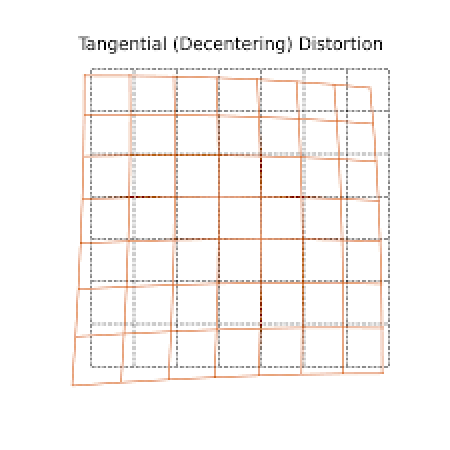
#> input picture visulization_data/tang_dist_2.png, 450 x 450 px, found by its file name
$ python resize_img.py
#> lines starting #> are read from the running program, lines starting #| are printed output that depends on the picture
import cv2


img = cv2.imread("/Users/artemmoroz/CIIRC_work/Prague_ml/visulization_data/tang_dist_2.png")
#> img is the input picture: shape (450, 450, 3); mean B, G, R 244.9, 246.5, 249.5
img = cv2.resize(img, (img.shape[1] * 2, img.shape[0] * 2), interpolation=cv2.INTER_AREA)
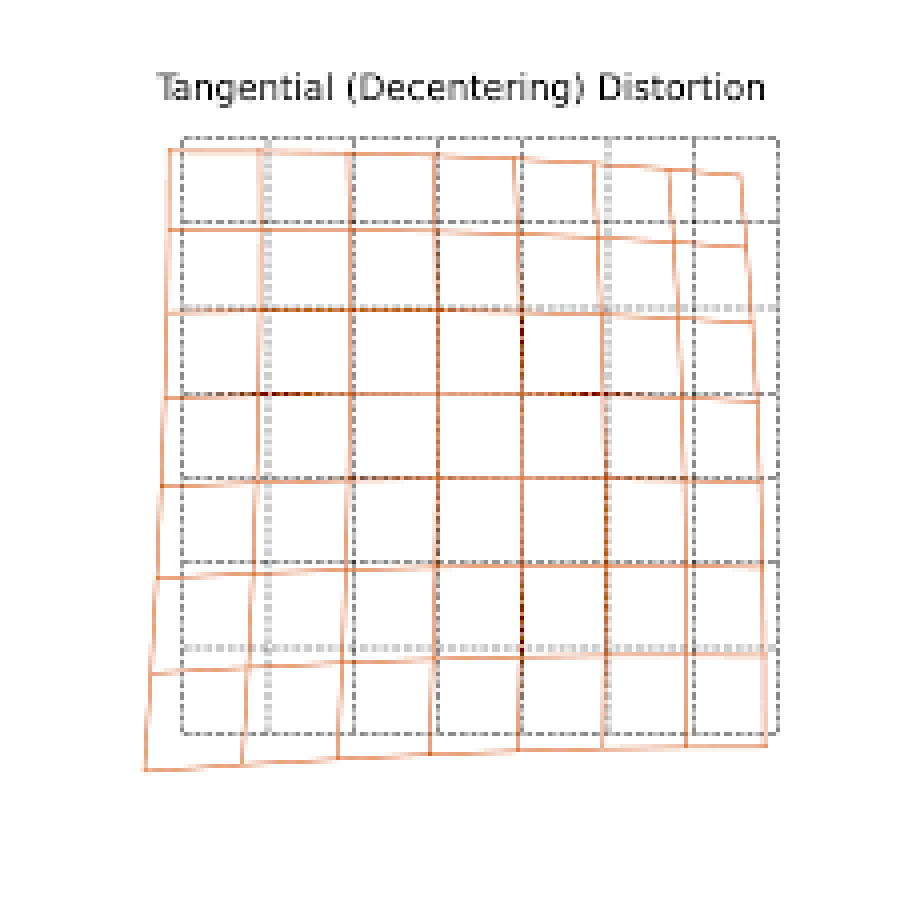
#> img: shape (900, 900, 3); mean B, G, R 244.9, 246.5, 249.5
cv2.imwrite("/Users/artemmoroz/CIIRC_work/Prague_ml/visulization_data/tang_dist_2.png", img)

$ run again, with visulization_data/barrel_dist.png copied over visulization_data/tang_dist_2.png
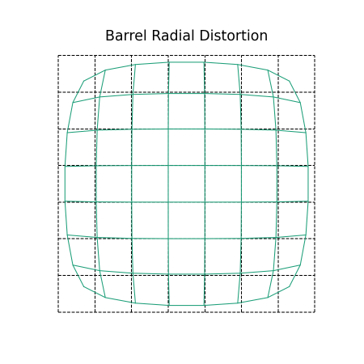
#> input picture visulization_data/barrel_dist.png, 364 x 364 px, found by its file name
#> img is the input picture: shape (364, 364, 3); mean B, G, R 247.2, 248.1, 245
#> `img = cv2.resize(img, (img.shape[1] * 2, img.shape[0] * 2), interpolat..`:
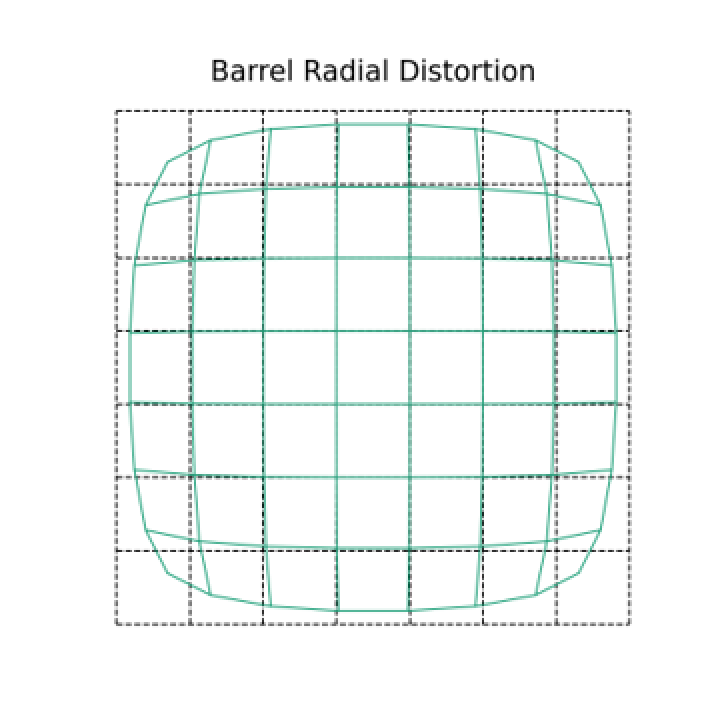
#> img: shape (728, 728, 3); mean B, G, R 247.2, 248.1, 245
